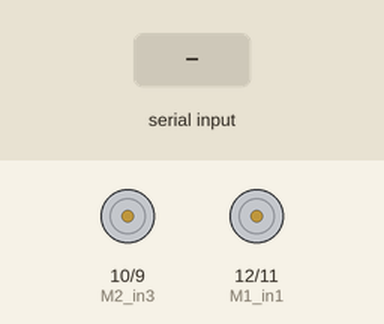
The sketch below on a simulated Arduino Uno, built with avr-gcc and run on an emulated ATmega328P. On the bench: motor-driver pin pairs drawn as motors (green arrow = first pin HIGH = forward, orange = second pin HIGH = backward, longer = more drive). Inputs (shaded band) come from the test bench. What the sketch prints to the serial monitor is not drawn.

Above: at 1.2 s.
1.3 s: "+" received over Serial
At 2.1 s:
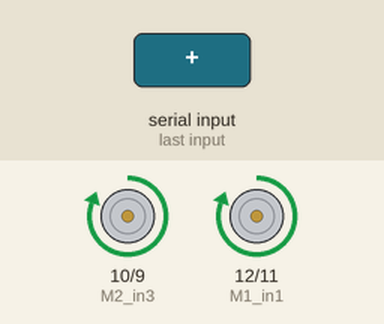
2.8 s: "-" received over Serial
At 3.3 s:
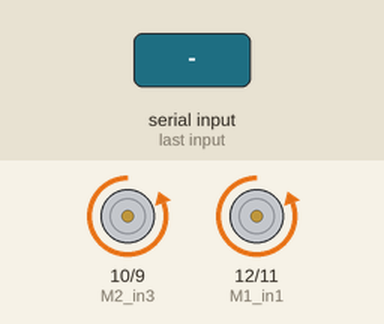
4.3 s: "1" received over Serial
At 5.6 s:
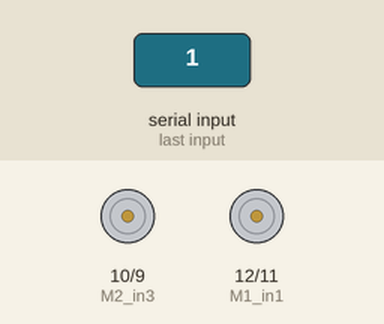
Timing chart, 0 to 7.3 s (numbered marks = the images above; inputs shaded):
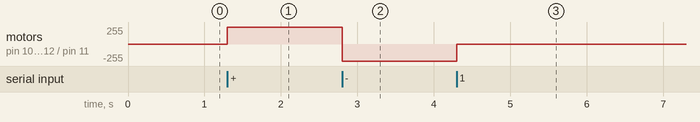

Measured:
- after the input at 1.3 s, motor on pin 10 (M2_in3) / pin 9 (M2_in4), motor on pin 12 (M1_in1) / pin 11 (M1_in2): stopped → forward 255/255 at once
- after the input at 2.8 s, motor on pin 10 (M2_in3) / pin 9 (M2_in4), motor on pin 12 (M1_in1) / pin 11 (M1_in2): forward 255/255 → backward 255/255 at once
- after the input at 4.3 s, motor on pin 10 (M2_in3) / pin 9 (M2_in4), motor on pin 12 (M1_in1) / pin 11 (M1_in2): backward 255/255 → stopped at once

The sketch:

Lab16_Motor_control.ino
```cpp
const int M1_in1 = 12;
const int M1_in2 = 11;
const int M2_in3 = 10;
const int M2_in4 =  9;

void setup()
{
  Serial.begin(9600);
  pinMode(M1_in1, OUTPUT);
  pinMode(M1_in2, OUTPUT);
  pinMode(M2_in3, OUTPUT);
  pinMode(M2_in4, OUTPUT);
  Serial.println("輸入字元'+'代表前進, 字元'-'代表後退, 任意鍵代表停車");
}

void loop()
{

  if(Serial.available()) {
    char ch = Serial.read();
    if (ch=='+') {
      //　前進
      Serial.println("前進");
      digitalWrite(M1_in1, HIGH);  //右輪前進
      digitalWrite(M1_in2, LOW);
      digitalWrite(M2_in3, HIGH);  //左輪前進
      digitalWrite(M2_in4, LOW);

    } else if (ch=='-') {
      //　倒車
      Serial.println("倒車");
      digitalWrite(M1_in1, LOW);  //右輪倒轉
      digitalWrite(M1_in2, HIGH);
      digitalWrite(M2_in3, LOW);  //左輪倒轉
      digitalWrite(M2_in4, HIGH);

    } else {
      //　停止
      Serial.println("停止");
      digitalWrite(M1_in1, LOW);  //右輪停止
      digitalWrite(M1_in2, LOW);
      digitalWrite(M2_in3, LOW);  //左輪停止
      digitalWrite(M2_in4, LOW);
    }
  }
}
```
